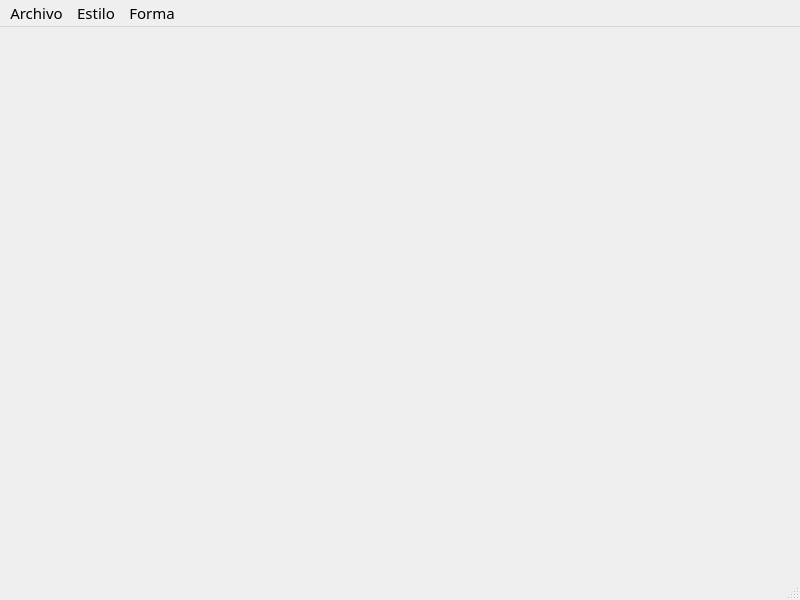
<?xml version="1.0" encoding="UTF-8"?>
<ui version="4.0">
 <class>Principal</class>
 <widget class="QMainWindow" name="Principal">
  <property name="geometry">
   <rect>
    <x>0</x>
    <y>0</y>
    <width>800</width>
    <height>600</height>
   </rect>
  </property>
  <property name="font">
   <font>
    <family>Rockwell Nova</family>
    <pointsize>11</pointsize>
   </font>
  </property>
  <property name="cursor">
   <cursorShape>CrossCursor</cursorShape>
  </property>
  <property name="windowTitle">
   <string>Principal</string>
  </property>
  <property name="windowIcon">
   <iconset resource="Recursos.qrc">
    <normaloff>:/Recursos/img/brush.png</normaloff>:/Recursos/img/brush.png</iconset>
  </property>
  <widget class="QWidget" name="centralwidget"/>
  <widget class="QMenuBar" name="menubar">
   <property name="geometry">
    <rect>
     <x>0</x>
     <y>0</y>
     <width>800</width>
     <height>27</height>
    </rect>
   </property>
   <widget class="QMenu" name="menuArchivo">
    <property name="title">
     <string>Archivo</string>
    </property>
    <addaction name="actionNuevo"/>
    <addaction name="actionGuardar"/>
    <addaction name="separator"/>
    <addaction name="actionSalir"/>
   </widget>
   <widget class="QMenu" name="menuEstilo">
    <property name="title">
     <string>Estilo</string>
    </property>
    <addaction name="actionColor"/>
    <addaction name="actionAncho"/>
   </widget>
   <widget class="QMenu" name="menuForma">
    <property name="title">
     <string>Forma</string>
    </property>
    <addaction name="actionLineas"/>
    <addaction name="actionLibre"/>
    <addaction name="actionRect_nculos"/>
    <addaction name="actionCircunferencias"/>
   </widget>
   <addaction name="menuArchivo"/>
   <addaction name="menuEstilo"/>
   <addaction name="menuForma"/>
  </widget>
  <widget class="QStatusBar" name="statusbar"/>
  <action name="actionNuevo">
   <property name="icon">
    <iconset resource="Recursos.qrc">
     <normaloff>:/Recursos/img/agregar.png</normaloff>:/Recursos/img/agregar.png</iconset>
   </property>
   <property name="text">
    <string>Nuevo</string>
   </property>
   <property name="font">
    <font>
     <family>Rockwell Nova</family>
     <pointsize>11</pointsize>
    </font>
   </property>
   <property name="shortcut">
    <string>Ctrl+N</string>
   </property>
  </action>
  <action name="actionGuardar">
   <property name="icon">
    <iconset resource="Recursos.qrc">
     <normaloff>:/Recursos/img/salvar.png</normaloff>:/Recursos/img/salvar.png</iconset>
   </property>
   <property name="text">
    <string>Guardar</string>
   </property>
   <property name="font">
    <font>
     <family>Rockwell Nova</family>
     <pointsize>11</pointsize>
    </font>
   </property>
   <property name="shortcut">
    <string>Ctrl+S</string>
   </property>
  </action>
  <action name="actionSalir">
   <property name="icon">
    <iconset resource="Recursos.qrc">
     <normaloff>:/Recursos/img/salida.png</normaloff>:/Recursos/img/salida.png</iconset>
   </property>
   <property name="text">
    <string>Salir</string>
   </property>
   <property name="font">
    <font>
     <family>Rockwell Nova</family>
     <pointsize>11</pointsize>
    </font>
   </property>
   <property name="shortcut">
    <string>Ctrl+Q</string>
   </property>
  </action>
  <action name="actionColor">
   <property name="icon">
    <iconset resource="Recursos.qrc">
     <normaloff>:/Recursos/img/dia-del-autismo.png</normaloff>:/Recursos/img/dia-del-autismo.png</iconset>
   </property>
   <property name="text">
    <string>Color</string>
   </property>
   <property name="font">
    <font>
     <family>Rockwell Nova</family>
     <pointsize>11</pointsize>
    </font>
   </property>
   <property name="shortcut">
    <string>Ctrl+Shift+C</string>
   </property>
  </action>
  <action name="actionAncho">
   <property name="icon">
    <iconset resource="Recursos.qrc">
     <normaloff>:/Recursos/img/tamanos-de-linea.png</normaloff>:/Recursos/img/tamanos-de-linea.png</iconset>
   </property>
   <property name="text">
    <string>Ancho</string>
   </property>
   <property name="font">
    <font>
     <family>Rockwell Nova</family>
     <pointsize>11</pointsize>
    </font>
   </property>
   <property name="shortcut">
    <string>Ctrl+Shift+A</string>
   </property>
  </action>
  <action name="actionLineas">
   <property name="checkable">
    <bool>true</bool>
   </property>
   <property name="icon">
    <iconset resource="Recursos.qrc">
     <normaloff>:/Recursos/img/nodos.png</normaloff>:/Recursos/img/nodos.png</iconset>
   </property>
   <property name="text">
    <string>Lineas</string>
   </property>
   <property name="font">
    <font>
     <family>Rockwell Nova</family>
     <pointsize>11</pointsize>
    </font>
   </property>
  </action>
  <action name="actionLibre">
   <property name="checkable">
    <bool>true</bool>
   </property>
   <property name="checked">
    <bool>true</bool>
   </property>
   <property name="icon">
    <iconset resource="Recursos.qrc">
     <normaloff>:/Recursos/img/flecha-hacia-la-derecha-girada-con-linea-discontinua.png</normaloff>:/Recursos/img/flecha-hacia-la-derecha-girada-con-linea-discontinua.png</iconset>
   </property>
   <property name="text">
    <string>Libre</string>
   </property>
   <property name="font">
    <font>
     <family>Rockwell Nova</family>
     <pointsize>11</pointsize>
    </font>
   </property>
  </action>
  <action name="actionRect_nculos">
   <property name="checkable">
    <bool>true</bool>
   </property>
   <property name="icon">
    <iconset resource="Recursos.qrc">
     <normaloff>:/Recursos/img/rectangulo.png</normaloff>:/Recursos/img/rectangulo.png</iconset>
   </property>
   <property name="text">
    <string>Rectánculos</string>
   </property>
   <property name="font">
    <font>
     <family>Rockwell Nova</family>
     <pointsize>11</pointsize>
    </font>
   </property>
  </action>
  <action name="actionCircunferencias">
   <property name="checkable">
    <bool>true</bool>
   </property>
   <property name="icon">
    <iconset resource="Recursos.qrc">
     <normaloff>:/Recursos/img/circulo.png</normaloff>:/Recursos/img/circulo.png</iconset>
   </property>
   <property name="text">
    <string>Circunferencias</string>
   </property>
   <property name="font">
    <font>
     <family>Rockwell Nova</family>
     <pointsize>11</pointsize>
    </font>
   </property>
  </action>
 </widget>
 <resources>
  <include location="Recursos.qrc"/>
 </resources>
 <connections/>
</ui>
